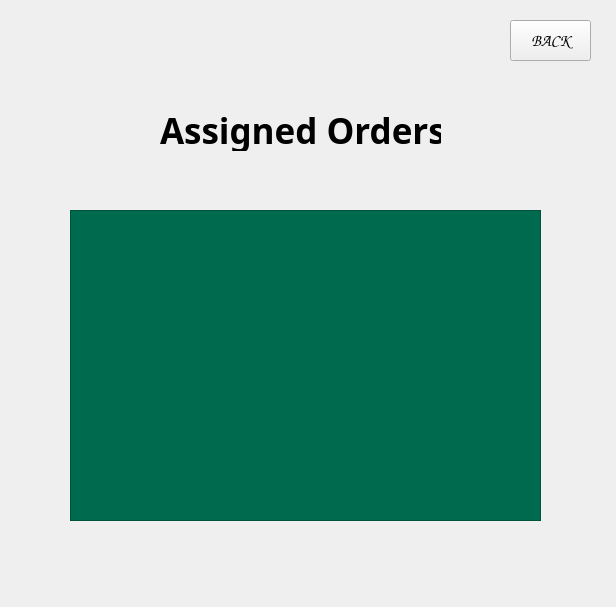
<?xml version="1.0" encoding="UTF-8"?>
<ui version="4.0">
 <class>taskreply</class>
 <widget class="QWidget" name="taskreply">
  <property name="geometry">
   <rect>
    <x>0</x>
    <y>0</y>
    <width>616</width>
    <height>607</height>
   </rect>
  </property>
  <property name="windowTitle">
   <string>Form</string>
  </property>
  <widget class="QLabel" name="label">
   <property name="geometry">
    <rect>
     <x>70</x>
     <y>40</y>
     <width>81</width>
     <height>21</height>
    </rect>
   </property>
   <property name="text">
    <string/>
   </property>
  </widget>
  <widget class="QLabel" name="label_2">
   <property name="geometry">
    <rect>
     <x>160</x>
     <y>110</y>
     <width>281</width>
     <height>41</height>
    </rect>
   </property>
   <property name="font">
    <font>
     <family>Eras Medium ITC</family>
     <pointsize>26</pointsize>
     <weight>75</weight>
     <bold>true</bold>
    </font>
   </property>
   <property name="text">
    <string>Assigned Orders</string>
   </property>
  </widget>
  <widget class="QLabel" name="label_3">
   <property name="geometry">
    <rect>
     <x>-10</x>
     <y>-10</y>
     <width>641</width>
     <height>651</height>
    </rect>
   </property>
   <property name="styleSheet">
    <string notr="true">border-image: url(:/new/prefix2/sdf);</string>
   </property>
   <property name="text">
    <string/>
   </property>
  </widget>
  <widget class="QTableWidget" name="tableWidget">
   <property name="geometry">
    <rect>
     <x>70</x>
     <y>210</y>
     <width>471</width>
     <height>311</height>
    </rect>
   </property>
   <property name="font">
    <font>
     <family>Segoe UI Symbol</family>
     <pointsize>12</pointsize>
     <weight>75</weight>
     <bold>true</bold>
    </font>
   </property>
   <property name="styleSheet">
    <string notr="true">background-color: rgb(49, 99, 73);
color: rgb(205, 240, 255);
color: rgb(255, 255, 255);
background-color: rgb(28, 75, 31);
background-color: rgb(23, 83, 14);
background-color: rgb(0, 106, 78);</string>
   </property>
  </widget>
  <widget class="QPushButton" name="pushButton">
   <property name="geometry">
    <rect>
     <x>510</x>
     <y>20</y>
     <width>81</width>
     <height>41</height>
    </rect>
   </property>
   <property name="font">
    <font>
     <family>Comic Sans MS</family>
     <pointsize>12</pointsize>
     <weight>75</weight>
     <bold>true</bold>
    </font>
   </property>
   <property name="text">
    <string>BACK</string>
   </property>
  </widget>
  <zorder>label_3</zorder>
  <zorder>label</zorder>
  <zorder>label_2</zorder>
  <zorder>tableWidget</zorder>
  <zorder>pushButton</zorder>
 </widget>
 <resources/>
 <connections/>
</ui>
